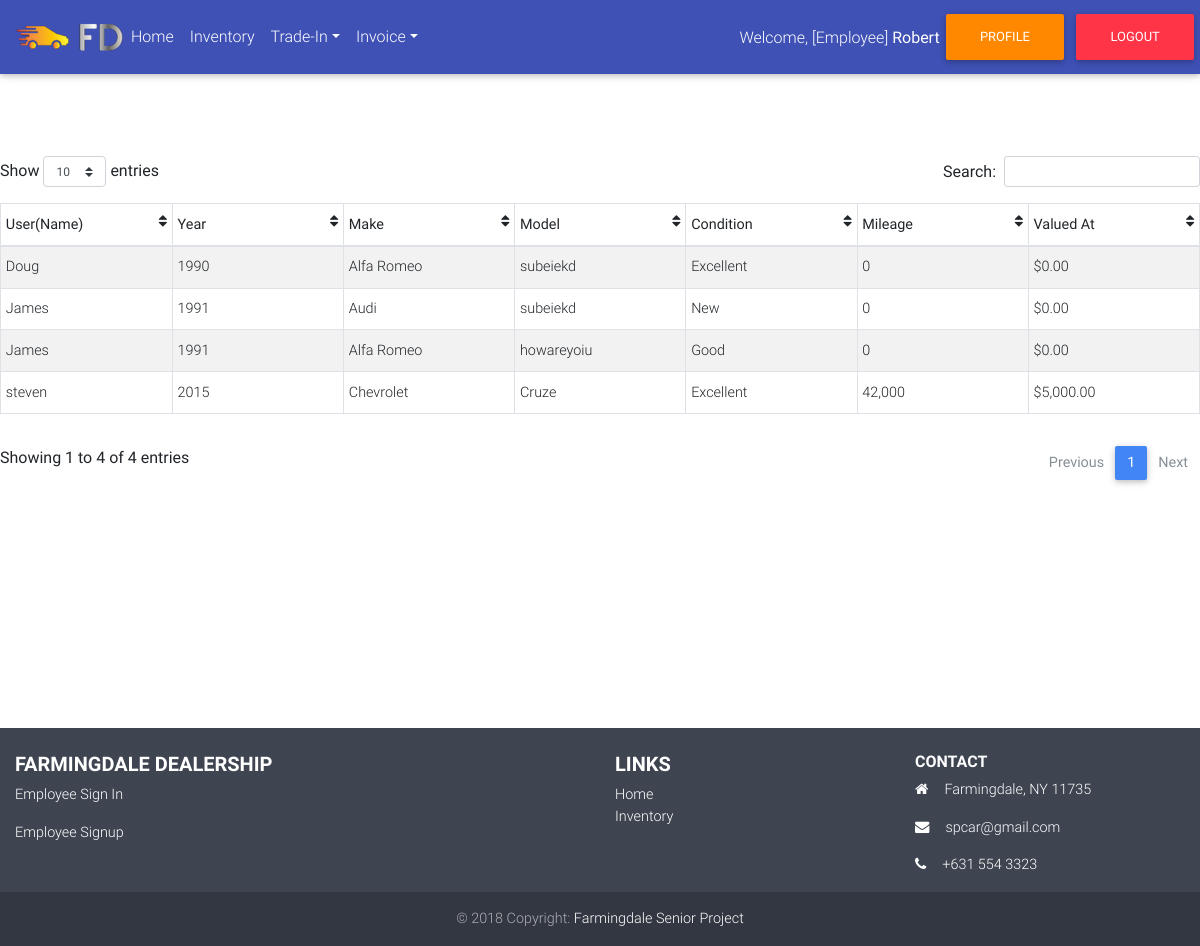
The page /car_trade.php (signed in) on the database its author committed.
### tables this page shows
CREATE TABLE `car_trade` (
  `id` int(11) NOT NULL,
  `fullName` varchar(20) NOT NULL,
  `year` int(4) NOT NULL,
  `make` tinytext NOT NULL,
  `model` tinytext NOT NULL,
  `condi` tinytext NOT NULL,
  `miles` int(11) NOT NULL,
  `value` decimal(10,0) NOT NULL
);

### includes/show_trade.php (the view, shortened to what this page needs)
<?php
    $sql = "SELECT * FROM car_trade;";
    $result = mysqli_query($conn, $sql);
    $resultCheck = mysqli_num_rows($result);
 if ($resultCheck > 0) {
 while ($row = mysqli_fetch_assoc($result)) {
  echo  "<tr>
  		<td>" . $row['fullName'] . "</td>
		<td>" . $row['year'] . "</td>
		<td>" . $row['make'] . "</td>
		<td>" . $row['model'] . "</td>
		<td>" . $row['condi'] . "</td>
		<td>" . number_format($row['miles']) . "</td>
		<td>" . "  $" . number_format($row['value'],2) . "</td></tr>";
 }
}
?>

### css/inventory.css (style rules this page uses)
* { margin: 0; }
html, body { height: 100%; }

### rows shown on the page
car_trade: fullName "steven", year "2015", make "Chevrolet", model "Cruze", condi "Excellent", miles "42,000", value "5,000.00"
car_trade: fullName "James", year "1991", make "Audi", model "subeiekd", condi "New", miles "0", value "0.00"
car_trade: fullName "Doug", year "1990", make "Alfa Romeo", model "subeiekd", condi "Excellent", miles "0", value "0.00"
car_trade: fullName "James", year "1991", make "Alfa Romeo", model "howareyoiu", condi "Good", miles "0", value "0.00"

### other values the page prints
$_SESSION['eeid'] "Robert"
